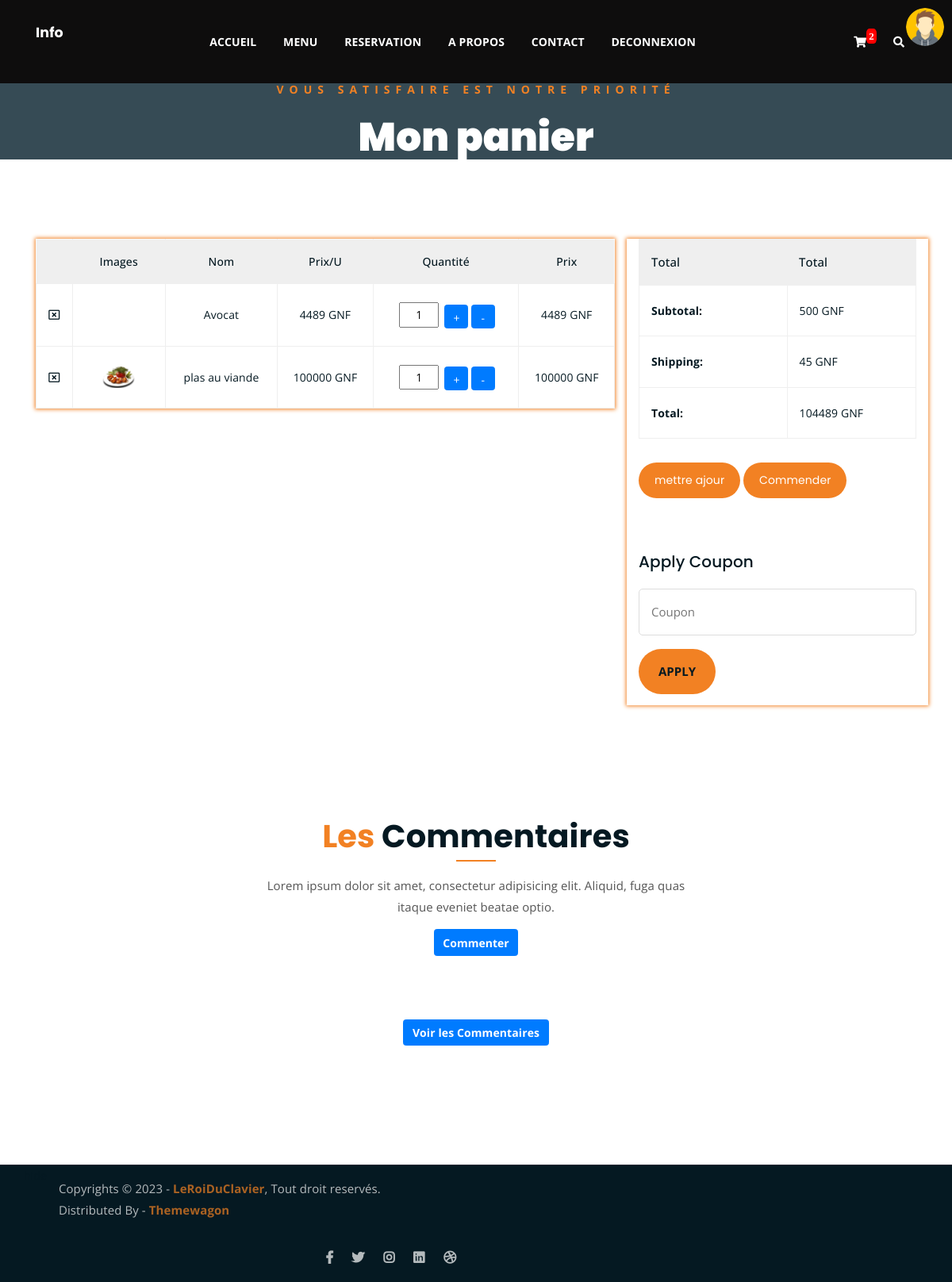
Before: /cart/ (signed in) with the older database file.
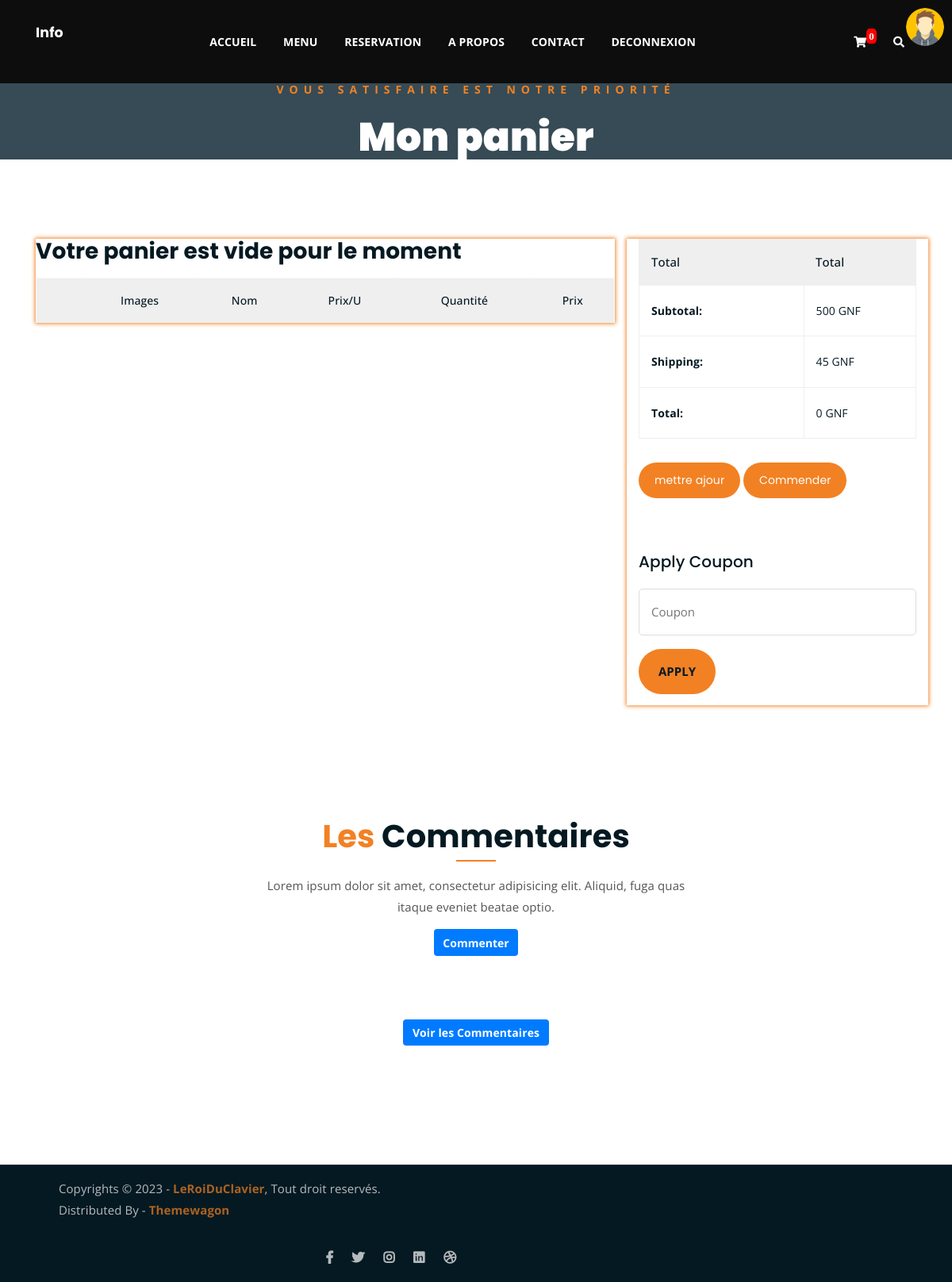
After: the same page with the newer database file.
### gestion_compte/models.py (models this page shows)
class utilisateurs(AbstractUser):
    phone = models.CharField(max_length=13,unique=True,null=True,blank=True)
    profile=models.ImageField(upload_to='profile/',null=True,blank=True)
    token = models.CharField(max_length=120, default='')

### gestion_produit/models.py (models this page shows, shortened)
class Order(models.Model):
    user = models.ForeignKey(AUTH_USER_MODEL,on_delete=models.CASCADE)
    product = models.ForeignKey(Produits, on_delete=models.CASCADE)
    qte = models.IntegerField(default=1)
    commander = models.BooleanField(default=False)
    def calculate_pu(self):
        return self.product.prix * self.qte

class Produits(models.Model):
    nom = models.CharField(max_length=50)
    description = models.TextField()
    prix = models.PositiveIntegerField()
    image = models.ImageField(upload_to='%Y/%m/%d',blank=True,null=True)
    date = models.DateField(auto_now=True)
    categorie = models.ForeignKey(Categorie, on_delete=models.CASCADE)
    class Meta:
        verbose_name=("Produits")
        verbose_name_plural=("Produits")

### gestion_produit/views.py (the view)
def cart(request):
    user=request.user
    cart,created = Card.objects.get_or_create(user=request.user)
    orders = cart.orders.all()
    nb = cart.orders.count()
    total_price = cart.calculate_total_price()
    if nb !=0:
        if request.method == 'POST':
            tel_livraison = request.POST.get('tel_livraison')
            adresse = request.POST.get('adresse')
            livraison = request.POST.get('livraison')
            print(tel_livraison)
            user_commande=UserCommande.objects.create(adress=adresse,
                                            tel_livraison=tel_livraison,
                                            livraison=livraison)
            user_commande.save()
            card = Card.objects.get(user=user)
            orders = Order.objects.filter(user=user)
            produits = Commandes.objects.create(user=user.username)
            for order in orders:
                new=Commande.objects.create(
                                        nom=order.product.nom,
                                        qte=order.qte )
                produits.produits.add(new)
                new.save()
                order.delete()
            card.delete()
            return render(request, 'gestion_produit/cart.html')
        else:
            print("Votre panier est vide pour le moment !!!")
    context={"orders":orders,
             'nb':nb,
             'total_price':total_price
             }# tout les elements de notre panier
    return render(request, 'gestion_produit/cart.html',context)

### gestion_produit/context_proccessor.py (called while the page is built)
def list_menu(request):
    donnees = Produits.objects.all()
    cat = Categorie.objects.all()
    context = {'donnees':donnees,"cat":cat}
    return context

### gestion_produit/models.py (called while the page is built)
    def calculate_total_price(self):
        total_price = 0
        for order in self.orders.all():
            total_price += order.product.prix * order.qte
        return total_price

### gestion_produit/templates/gestion_produit/cart.html (shortened to what this page needs)
{% load static %}
{% block header %}
	{% include "header.html" %}
{% endblock %}
<div class="breadcrumb-section breadcrumb-bg">
	<div class="container">
		<div class="row">
			<div class="col-lg-8 offset-lg-2 text-center">
				<div class="breadcrumb-text">
					<p>Vous satisfaire est notre priorité</p>
					<h1>Mon panier</h1>
				</div>
			</div>
		</div>
	</div>
</div>
<div class="cart-section mt-100 mb-150">
	<div class="container">
		<div class="row">
			<div class="col-lg-8 col-md-12 mb-3">
				<div class="cart-table-wrap" style="box-shadow: 0px 0px 5px 1px  #F28123;">
					<table class="cart-table">
						<thead class="cart-table-head">
							<tr class="table-head-row">
								<th class="product-remove"></th>
								<th class="product-image">Images</th>
								<th class="product-name">Nom</th>
								<th class="product-price">Prix/U</th>
								<th class="product-quantity">Quantité</th>
								<th class="product-total">Prix</th>
							</tr>
						</thead>
							<tbody>
								{% for order in orders %}
								<tr class="table-body-row">
									<td class="product-remove"><a href="{% url 'del_prod_card' order.id %}"><i class="far fa-window-close"></i></a></td>
									<td class="product-image"><img src="{{ order.product.image.url }}" alt=""></td>
									<td class="product-name">{{ order.product.nom }}</td>
									<td class="product-price">{{ order.product.prix }} GNF</td>
									<td class="product-quantity"><input class="text-center" type="tel" value="{{ order.qte }}" readonly name="qte" style="width: 50px; align-self: center;margin: 3px;">
										<a href="{% url 'update_qte' order.id %}" class="btn btn-primary align-items-center" style=" width: 30px; height: 30px;">+</a>
										<a href="{% url 'dimininuer_qte' order.id %}" class="btn btn-primary align-items-center" style=" width: 30px; height: 30px;">-</a>
									</td>
									<td class="product-total">{{ order.calculate_pu }} GNF</td>
								</tr>
								{% empty %}
								<h3>
									Votre panier est vide pour le moment
								</h3>
								{% endfor %}
							</tbody>
					</table>
				</div>
			</div>
			<div class="col-lg-4 pb-3" style="box-shadow: 0px 0px 5px 1px  #F28123;">
				<div class="total-section">
					<table class="total-table">
						<thead class="total-table-head">
							<tr class="table-total-row">
								<th>Total</th>
								<th>Total</th>
							</tr>
						</thead>
						<tbody>
							<tr class="total-data">
								<td><strong>Subtotal: </strong></td>
								<td>500 GNF</td>
							</tr>
							<tr class="total-data">
								<td><strong>Shipping: </strong></td>
								<td>45 GNF</td>
							</tr>
							<tr class="total-data">
								<td><strong>Total: </strong></td>
								<td>{{total_price}} GNF</td>
							</tr>
						</tbody>
					</table>
					<div class="cart-buttons">
						<a href="cart.html" class="boxed-btn">mettre ajour</a>
						<a type=button href="" class="boxed-btn black"  data-toggle="modal" data-target="#Modal">Commender</a>
					</div>
				</div>
				<div class="coupon-section">
					<h3>Apply Coupon</h3>
					<div class="coupon-form-wrap">
						<form action="index.html">
							<p><input type="text" placeholder="Coupon"></p>
							<p><input type="submit" value="Apply"></p>
						</form>
					</div>
				</div>
			</div>
		</div>
	</div>
</div>
{% block footer %}
	{% include "footer.html" %}
{% endblock %}

### templates/header.html (shortened to what this page needs)
{% load static %}
{% block header %}
<!DOCTYPE html>
<html lang="en">
	<head>
		<link rel="stylesheet" href="{% static 'gestion_produit/assets/css/all.min.css' %} ">
		<link rel="stylesheet" href=" {% static 'gestion_produit/assets/bootstrap/css/bootstrap.min.css' %} ">
		<link rel="stylesheet" href=" {% static 'gestion_produit/assets/css/owl.carousel.css' %} ">
		<link rel="stylesheet" href=" {% static 'gestion_produit/assets/css/magnific-popup.css' %} ">
		<link rel="stylesheet" href="{% static 'gestion_produit/assets/css/animate.css' %}">
		<link rel="stylesheet" href="{% static 'gestion_produit/assets/css/meanmenu.min.css' %}">
		<link rel="stylesheet" href="{% static 'gestion_produit/assets/css/main.css' %}">
		<link rel="stylesheet" href="{% static 'gestion_produit/assets/css/responsive.css' %}">
	</head>
<body>
	<div class="top-header-area" id="sticker" style="background-color: rgb(14, 13, 13);">
		{% if user.is_authenticated %}
			{% if user.profile %}
			<img src="{{ user.profile.url }}" alt="" style="width: 4%;float: right;border-radius: 50%;margin: 10px;position: absolute;right: 0;top: 0;">
			{% else %}
		<img src="media/img/avatar.jpg" alt="" style="width: 4%;float: right;border-radius: 50%;margin: 10px;position: absolute;right: 0;top: 0;">
			{% endif %}
		{% endif %}
		<div class="container">
			<div class="row">
				<div class="col-lg-12 col-sm-12 text-center">
					<div class="main-menu-wrap">
						<div class="site-logo">
							{% if user.is_authenticated %}
							<a href="{% url 'list_menu'%}">
								<h5 style="color: white;">{{ user.username }}</h5>
							</a>
							{% endif %}
						</div>
						<nav class="main-menu">
							<ul>
								<li class="active "><a href="{% url 'list_menu' %}" >ACCUEIL</a>
								</li>
								<li class=""><a href="{% url 'all_products' %}">MENU</a>
								</li>
								<li class=""><a href="{% url 'reservation' %}">RESERVATION</a></li>
								<li class=""><a href="{% url 'apropos' %}">A PROPOS</a></li>
								<li class=""><a href="{% url 'contact' %}">CONTACT</a></li>
								{% if not user.is_authenticated %}
								<li class=" "><a href="#">CONNEXION</a>
									<ul class="sub-menu">
										<li><a href="{% url 'login' %}">Se connecter</a>
											<li><a href="{% url 'singup' %}">S'inscrire</a></li>
									</ul>
								</li>
								{% else %}
								<li class=" "><a href="{% url 'logout' %}">DECONNEXION</a></li>
								{% endif %}
								<li>
									<div class="header-icons">
										{% if user.is_authenticated %}
										<a class="shopping-cart" href="{% url 'cart' %}"><i class="fas fa-shopping-cart"  style="position: relative;"> {% if user.is_authenticated %}<span style="position: absolute;background-color: red;border-radius: 30%;padding: 3px;font-size: 13px;top: -10px;font-weight: bold;">{{ nb }}</span>{% endif %}</i></a>
										{% endif %}
										<a class="mobile-hide search-bar-icon" href="#"><i class="fas fa-search"></i></a>
									</div>
								</li>
							</ul>
						</nav>
					</div>
				</div>
			</div>
		</div>
	</div>
	{% endblock %}

### templates/footer.html (shortened to what this page needs)
{% load static %}
{% block footer %}
<div class="testimonail-section mt-150 mb-150">
	<div class="container">
		<div class="row">
			<div class="col-lg-8 offset-lg-2 text-center">
				<div class="section-title">
					<h3><span class="orange-text">Les</span> Commentaires</h3>
					<p>Lorem ipsum dolor sit amet, consectetur adipisicing elit. Aliquid, fuga quas itaque eveniet beatae optio.</p>
					<div style="display: flex; justify-content: center;">
						<button type="text" style="display: block;" class="btn btn-primary font-weight-bold mt-3" id="commenter">Commenter</button>
					</div>
				</div>
			</div>
		</div>
		<p style="display: flex; justify-content: center;">
			<a href="" class="btn btn-primary" style="font-weight: bold;">Voir les Commentaires</a>
		</p>
	</div>
</div>
	<div class="copyright">
		<div class="container">
			<div class="row">hide
				<div class="col-lg-6 col-md-12">
					<p>Copyrights &copy; 2023 - <a href="https://imransdesign.com/">LeRoiDuClavier</a>,  Tout droit reservés.<br>
						Distributed By - <a href="https://themewagon.com/">Themewagon</a>
					</p>
				</div>
				<div class="col-lg-6 text-right col-md-12">
					<div class="social-icons">
						<ul>
							<li><a href="#" target="_blank"><i class="fab fa-facebook-f"></i></a></li>
							<li><a href="#" target="_blank"><i class="fab fa-twitter"></i></a></li>
							<li><a href="#" target="_blank"><i class="fab fa-instagram"></i></a></li>
							<li><a href="#" target="_blank"><i class="fab fa-linkedin"></i></a></li>
							<li><a href="#" target="_blank"><i class="fab fa-dribbble"></i></a></li>
						</ul>
					</div>
				</div>
			</div>
		</div>
	</div>
</body>
</html>
{% endblock  %}

### gestion_produit/static/gestion_produit/assets/css/responsive.css (style rules this page uses)
@media only screen and (min-width: 992px) and (max-width: 1200px) { .cart-buttons a:first-child { margin-right: 0; margin-bottom: 15px; } }

Changed rows visible on the page:
removed Order: product.nom "Avocat", product.prix "4489", qte "1", calculate_pu "4489"
removed Order: product.image (picture), product.nom "plas au viande", product.prix "100000", qte "1", calculate_pu "100000"
Other visible differences:
{{ nb }}: "2" → "0"
{{ total_price }}: "104489" → "0"
text now shown: "Votre panier est vide pour le moment"
